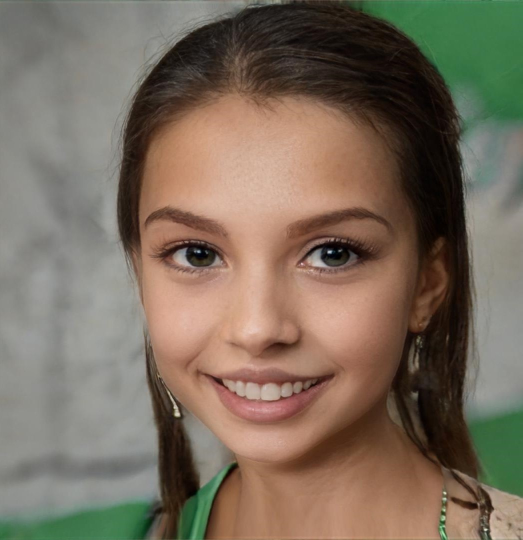
#> input picture evidence/Filter/IMG7.jpg, 1045 x 1080 px, found by its file name (shown at 1/2 size)
$ python haar.py
#> lines starting #> are read from the running program, lines starting #| are printed output that depends on the picture; after the words box and inside, x2 and y2 are one past the last pixel; in counts of white or black regions, pixels touching at a corner belong together
import cv2
import imutils


# HAAR Cascade Classifiers
face_cascade = cv2.CascadeClassifier('haar_cascade\\haarcascade_frontalface_default.xml')
eye_cascade = cv2.CascadeClassifier('haar_cascade\\haarcascade_eye.xml')

# Get Image Location/File
evidence = cv2.imread('evidence\\Filter\\IMG7.jpg')
#> evidence is the input picture: shape (1080, 1045, 3); mean B, G, R 93.2, 108.7, 122.6

# Process and Convert the Image to Grey
grey = cv2.cvtColor(evidence, cv2.COLOR_BGR2GRAY)
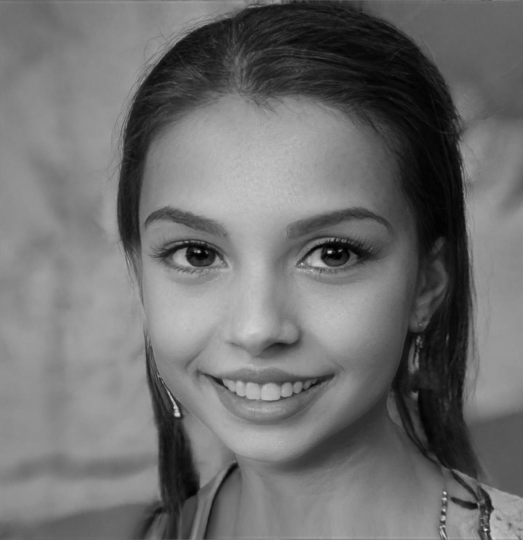
#> grey: shape (1080, 1045) (shown at 1/2 size); min 0, max 229, mean 111.1

faces = face_cascade.detectMultiScale(grey, 1.3, 5)
#> faces = [[199, 251, 665, 665]]

# evidence = imutils.resize(evidence, width=500)

# Detect Face and Eyes (x, y, width, height)
for (x, y, w, h) in faces:
    cv2.rectangle(evidence, (x, y), (x + w, y + h), (255, 0, 0), 2)

    roi_gray = grey[y:y+h, x:x+w]
    roi_color = evidence[y:y+h, x:x+w]

    eyes = eye_cascade.detectMultiScale(roi_gray, 1.3, 5)
    for (ex, ey, ew, eh) in eyes :
        cv2.rectangle(roi_color, (ex, ey), (ex + ew, ey + eh), (0, 255, 0), 2)
#> this loop made 1 pass
#> (x, y, w, h, eyes) on pass 1: (199, 251, 665, 665, [[96, 174, 167, 167], [369, 170, 175, 175]])
#> pass 1, `roi_gray = grey[y:y+h, x:x+w]`:
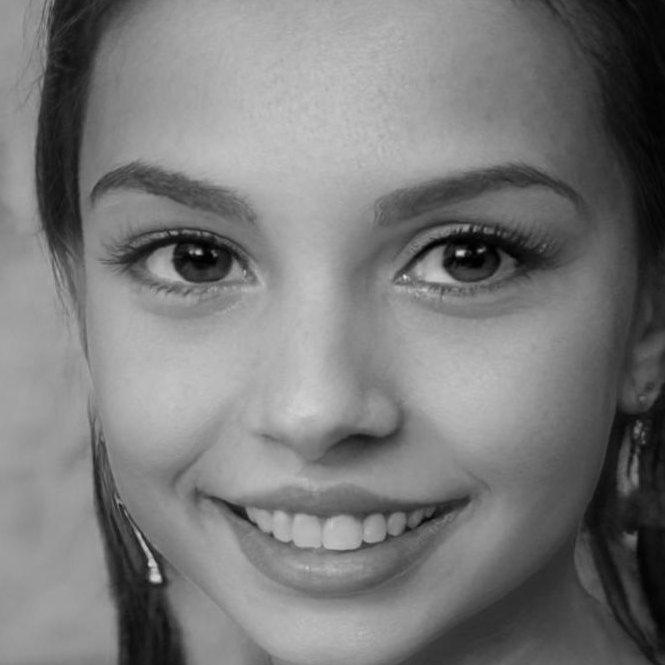
#> roi_gray: shape (665, 665); min 0, max 224, mean 121.5
#> pass 1, `roi_color = evidence[y:y+h, x:x+w]`:
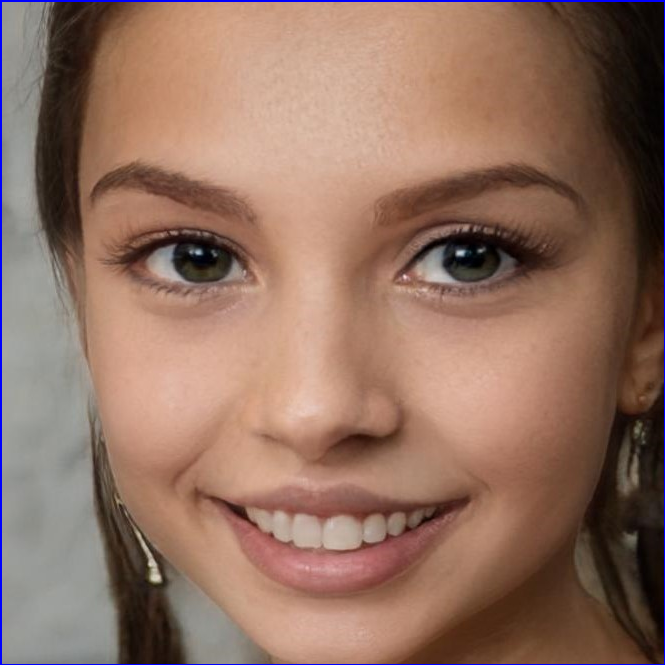
#> roi_color: shape (665, 665, 3); mean B, G, R 97.4, 112.7, 145.6
#> after the loop:
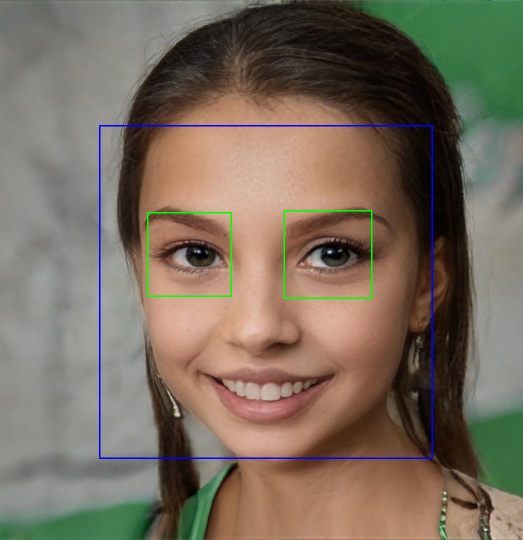
#> evidence: shape (1080, 1045, 3) (shown at 1/2 size); 1.07% of pixels changed, all inside (x1, y1, x2, y2) = (198, 250, 866, 918)
#> after the loop:
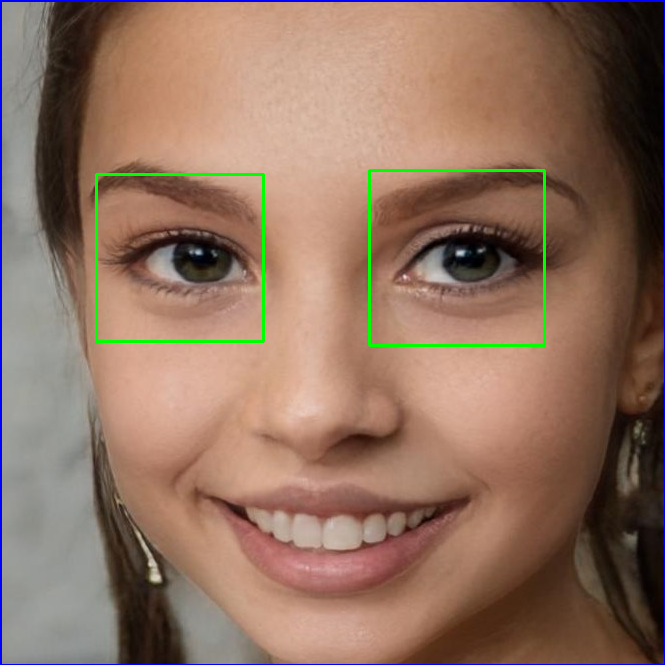
#> roi_color: shape (665, 665, 3); 0.93% of pixels changed, all inside (x1, y1, x2, y2) = (95, 169, 546, 347)

# Display the Image
cv2.imshow('Face and Eye Detection', evidence )


# Waits for Key Press to Terminate Window
cv2.waitKey(0)
cv2.destroyAllWindows()

$ run again, with evidence/Filter/IMG1.jpg copied over evidence/Filter/IMG7.jpg
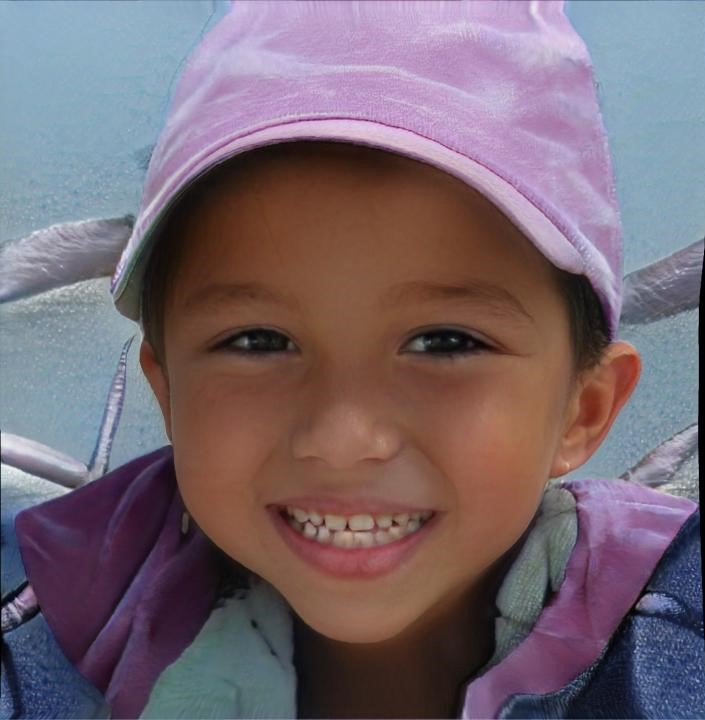
#> input picture evidence/Filter/IMG1.jpg, 705 x 720 px, found by its file name
#> evidence is the input picture: shape (720, 705, 3); mean B, G, R 112.7, 103.1, 118.5
#> `grey = cv2.cvtColor(evidence, cv2.COLOR_BGR2GRAY)`:
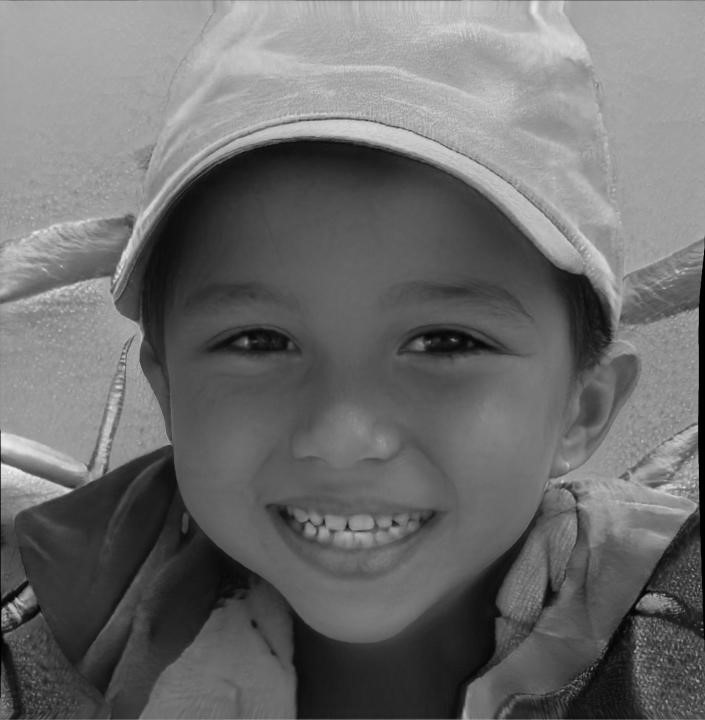
#> grey: shape (720, 705); min 0, max 239, mean 108.8
#> faces = [[145, 214, 394, 394]]
#> the loop `for (x, y, w, h) in faces:` made 1 pass
#> (x, y, w, h, eyes) on pass 1: (145, 214, 394, 394, [[227, 64, 131, 131], [43, 69, 133, 133]])
#> after the loop `for (x, y, w, h) in faces:`:
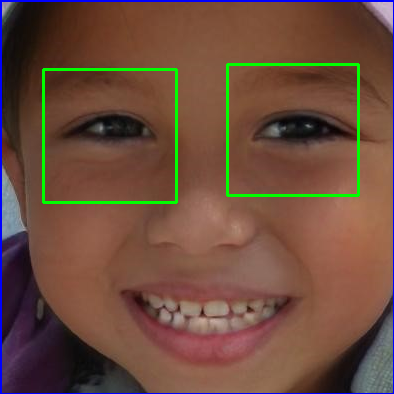
#> roi_color: shape (394, 394, 3); mean B, G, R 61.4, 76.3, 107.9

$ run again, with evidence/Filter/IMG10.jpg copied over evidence/Filter/IMG7.jpg
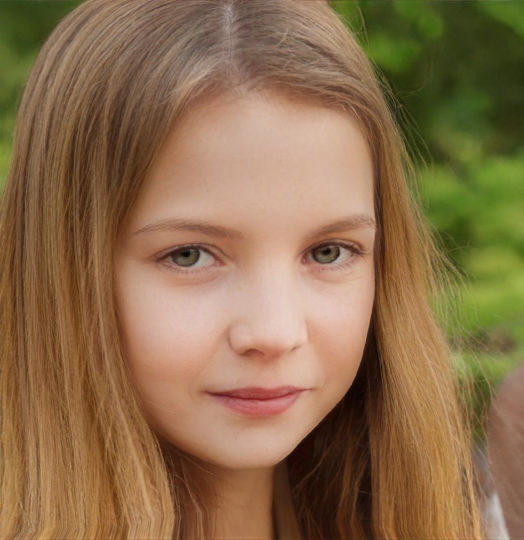
#> input picture evidence/Filter/IMG10.jpg, 1047 x 1079 px, found by its file name (shown at 1/2 size)
#> evidence is the input picture: shape (1079, 1047, 3); mean B, G, R 75.6, 109.3, 139
#> `grey = cv2.cvtColor(evidence, cv2.COLOR_BGR2GRAY)`:
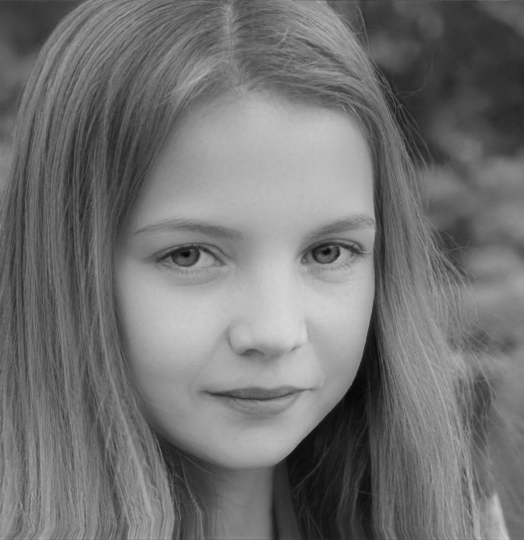
#> grey: shape (1079, 1047) (shown at 1/2 size); min 3, max 216, mean 114.4
#> faces = [[196, 270, 656, 656]]
#> the loop `for (x, y, w, h) in faces:` made 1 pass
#> (x, y, w, h, eyes) on pass 1: (196, 270, 656, 656, [[393, 175, 124, 124], [88, 154, 173, 173]])
#> after the loop `for (x, y, w, h) in faces:`:
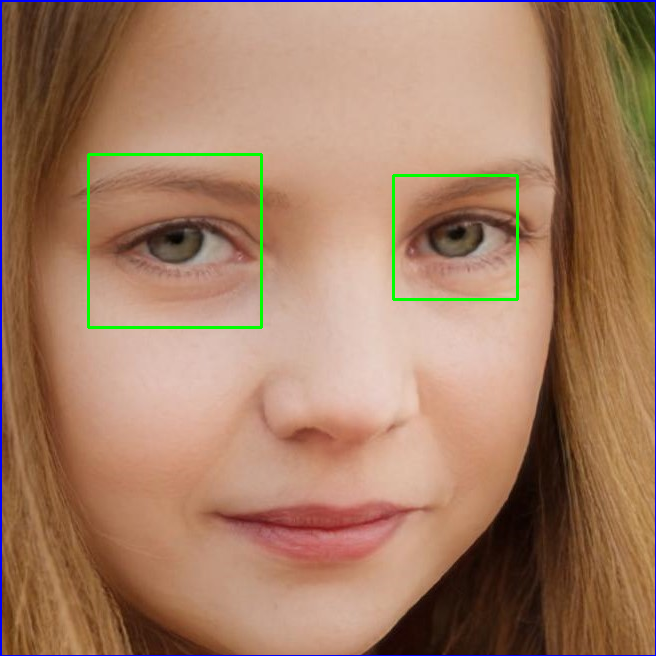
#> roi_color: shape (656, 656, 3); mean B, G, R 100.8, 126, 164.5

$ run again, with evidence/Filter/IMG11.jpg copied over evidence/Filter/IMG7.jpg
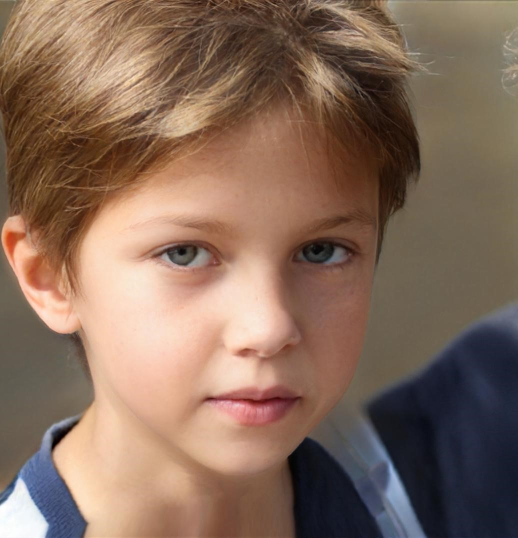
#> input picture evidence/Filter/IMG11.jpg, 1036 x 1075 px, found by its file name (shown at 1/2 size)
#> evidence is the input picture: shape (1075, 1036, 3); mean B, G, R 91, 107.4, 133.9
#> `grey = cv2.cvtColor(evidence, cv2.COLOR_BGR2GRAY)`:
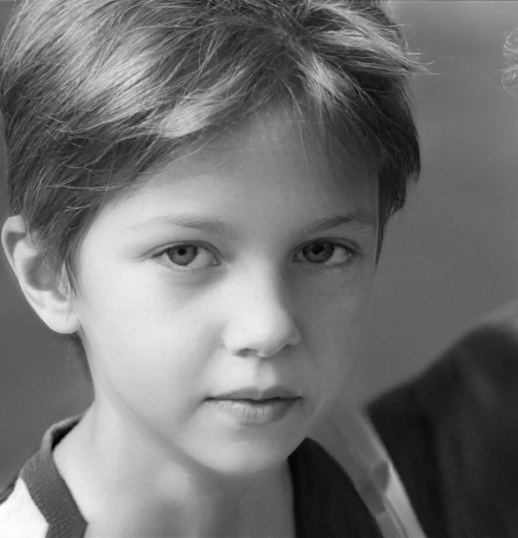
#> grey: shape (1075, 1036) (shown at 1/2 size); min 1, max 255, mean 113.5
#> faces = [[152, 249, 722, 722]]
#> the loop `for (x, y, w, h) in faces:` made 1 pass
#> after the loop `for (x, y, w, h) in faces:`:
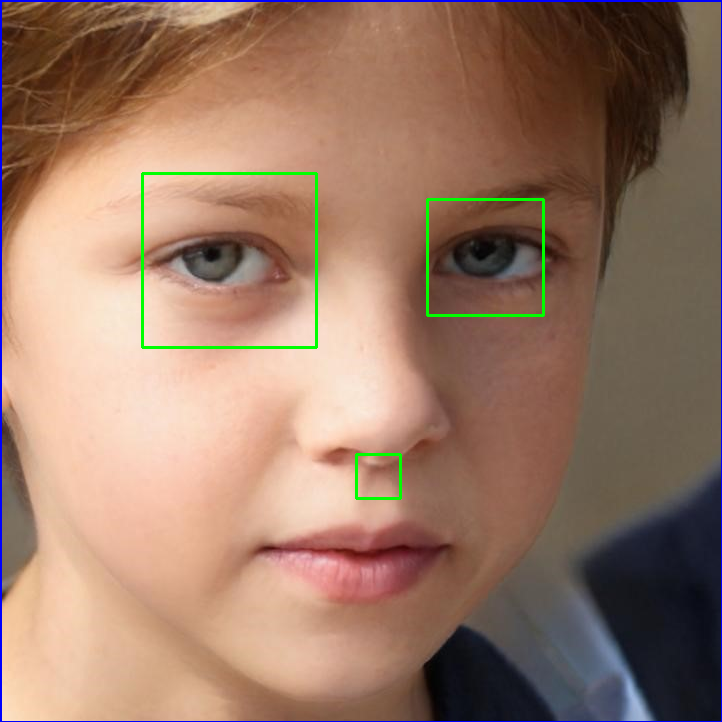
#> roi_color: shape (722, 722, 3); mean B, G, R 102.6, 121.2, 153.5
